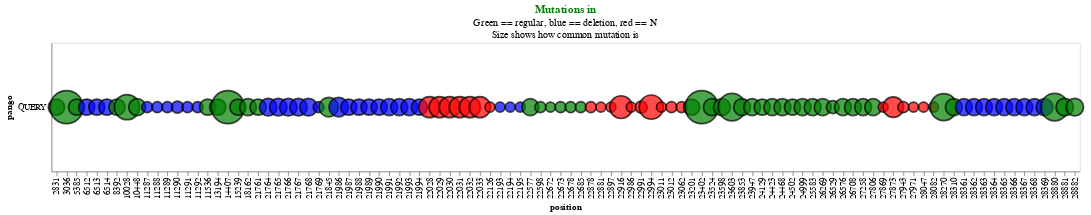

Notebook source saved alongside this figure:
### Markdown cell above
## Make the new kind of plot which reveals the frequency that a mutations occurs

### Code cell
def make_mutations_inspection_df(query_path: str, reference_path: str, mutations_csv: str) -> pd.DataFrame:
    '''Returns a dataframe with all mutations and lineages for every given position in the query mutation set'''
    mutations = make_mutations_df(mutations_csv)
    query_df = make_query_df(query_path, reference_path)
    mutations = mutations[mutations['position'].isin(query_df.position)]
    query_df = query_df[query_df['position'].isin(mutations.position)]


    mutations_list = mutations.groupby('position')[['mutation', 'pango']].aggregate(list).reset_index()
    mutations_list['mutation_list'] = [dict(zip(x, y)) for x,y in zip(mutations_list.pango, mutations_list.mutation)]
    mutations_list.drop(columns=['pango', 'mutation'], inplace=True)
    
    merged = query_df.merge(mutations_list)
    merged['pango_with_mutation'] = merged['mutation_list'].apply(len)
    merged['color'] = [1 if x.endswith('N') else 2 if x.endswith('-') else 3 for x in merged.mutation]
    
    return merged

def plot_mutations_inspection(query_path: str, reference_path: str, mutations_csv: str):
    '''Plots how common each mutation is for every mutation in the query sequence'''
    df = make_mutations_inspection_df(query_path, reference_path, mutations_csv)
    
    fig = alt.Chart(df, title={'text': ['Mutations in'], 
                                     'subtitle': ['Green == regular, blue == deletion, red == N', 'Size shows how common mutation is'], 
                                     'color': 'green'}).mark_point(stroke='black').encode(
        x=alt.X('position:N', axis=alt.Axis()),
        y='pango',
        fill=alt.Fill('color:N', legend=None, scale=alt.Scale(domain=[1, 2, 3], range=['red', 'blue', 'green'])),
        size=alt.Size('pango_with_mutation', legend=None, scale=alt.Scale(range=[100, 1500])),
        tooltip=[
            alt.Tooltip('mutation', title='Mutation'),
            alt.Tooltip('mutation_list', title='Pangos with mutation')]).properties(width=1200, height=150)
                                                                                   
    return fig

plot_mutations_inspection('output/nextclade.aligned.fasta', 'data/sars-cov-2/reference.fasta', 'mutations.csv')

### Figure 1 — Vega-Lite specification as saved in the notebook (floating-point values rounded to 4 significant figures)
{"config": {"view": {"continuousWidth": 400, "continuousHeight": 300}}, "data": {"name": "data-584886ce780a3586dbc8e8f15d2253e7"}, "mark": {"type": "point", "stroke": "black"}, "encoding": {"fill": {"field": "color", "legend": null, "scale": {"domain": [1, 2, 3], "range": ["red", "blue", "green"]}, "type": "nominal"}, "size": {"field": "pango_with_mutation", "legend": null, "scale": {"range": [100, 1500]}, "type": "quantitative"}, "tooltip": [{"field": "mutation", "title": "Mutation", "type": "nominal"}, {"field": "mutation_list", "title": "Pangos with mutation", "type": "nominal"}], "x": {"axis": {}, "field": "position", "type": "nominal"}, "y": {"field": "pango", "type": "nominal"}}, "height": 150, "title": {"text": ["Mutations in"], "subtitle": ["Green == regular, blue == deletion, red == N", "Size shows how common mutation is"], "color": "green"}, "width": 1200, "$schema": "https://vega.github.io/schema/vega-lite/v4.17.0.json", "datasets": {"data-584886ce780a3586dbc8e8f15d2253e7": [{"pango": "QUERY", "mutation": "A2831G", "position": 2831, "mutation_list": {"BA.1.1": "A2831G", "BA.1": "A2831G", "BA.1.13": "A2831G", "BA.1.15": "A2831G", "BA.1.17": "A2831G", "BA.1.18": "A2831G", "BA.1.1.1": "A2831G", "BA.1.10": "A2831G"}, "pango_with_mutation": 8, "color": 3}, {"pango": "QUERY", "mutation": "C3036T", "position": 3036, "mutation_list": {"B.1": "C3036T", "B.1.1": "C3036T", "B.1.160": "C3036T", "B.1.1.302": "C3036T", "B.1.177": "C3036T", "B.1.258": "C3036T", "B.1.177.82": "C3036T", "B.1.221": "C3036T", "B.1.177.21": "C3036T", "B.1.177.86": "C3036T", "B.1.1.7": "C3036T", "B.1.177.35": "C3036T", "B.1.258.17": "C3036T", "B.1.351": "C3036T", "B.1.36.1": "C3036T", "B.1.177.46": "C3036T", "AY.75": "C3036T", "B.1.617.2": "C3036T", "AY.122": "C3036T", "AY.4": "C3036T", "AY.43": "C3036T", "AY.9.2": "C3036T", "AY.94": "C3036T", "AY.33": "C3036T", "AY.125": "C3036T", "AY.5": "C3036T", "AY.46": "C3036T", "AY.122.2": "C3036T", "AY.126": "C3036T", "AY.46.6": "C3036T", "AY.9.2.2": "C3036T", "AY.4.5": "C3036T", "AY.121": "C3036T", "AY.127": "C3036T", "BA.2": "C3036T", "BA.1.1": "C3036T", "BA.1": "C3036T", "BA.1.13": "C3036T", "BA.1.15": "C3036T", "BA.1.17": "C3036T", "BA.1.18": "C3036T", "BA.1.1.1": "C3036T", "BA.1.10": "C3036T", "AY.111": "C3036T"}, "pango_with_mutation": 44, "color": 3}, {"pango": "QUERY", "mutation": "T5385G", "position": 5385, "mutation_list": {"BA.1.1": "T5385G", "BA.1": "T5385G", "BA.1.13": "T5385G", "BA.1.15": "T5385G", "BA.1.17": "T5385G", "BA.1.18": "T5385G", "BA.1.1.1": "T5385G", "BA.1.10": "T5385G"}, "pango_with_mutation": 8, "color": 3}, {"pango": "QUERY", "mutation": "G6512-", "position": 6512, "mutation_list": {"BA.1.1": "G6512-", "BA.1": "G6512-", "BA.1.13": "G6512-", "BA.1.15": "G6512-", "BA.1.17": "G6512-", "BA.1.18": "G6512-", "BA.1.1.1": "G6512-", "BA.1.10": "G6512-"}, "pango_with_mutation": 8, "color": 2}, {"pango": "QUERY", "mutation": "T6513-", "position": 6513, "mutation_list": {"BA.1.1": "T6513-", "BA.1": "T6513-", "BA.1.13": "T6513-", "BA.1.15": "T6513-", "BA.1.17": "T6513-", "BA.1.18": "T6513-", "BA.1.1.1": "T6513-", "BA.1.10": "T6513-"}, "pango_with_mutation": 8, "color": 2}, {"pango": "QUERY", "mutation": "T6514-", "position": 6514, "mutation_list": {"BA.1.1": "T6514-", "BA.1": "T6514-", "BA.1.13": "T6514-", "BA.1.15": "T6514-", "BA.1.17": "T6514-", "BA.1.18": "T6514-", "BA.1.1.1": "T6514-", "BA.1.10": "T6514-"}, "pango_with_mutation": 8, "color": 2}, {"pango": "QUERY", "mutation": "G8392A", "position": 8392, "mutation_list": {"BA.1.1": "G8392A", "BA.1": "G8392A", "BA.1.13": "G8392A", "BA.1.15": "G8392A", "BA.1.17": "G8392A", "BA.1.18": "G8392A", "BA.1.1.1": "G8392A", "BA.1.10": "G8392A"}, "pango_with_mutation": 8, "color": 3}, {"pango": "QUERY", "mutation": "C10028T", "position": 10028, "mutation_list": {"AY.122": "C10028T", "AY.4": "C10028T", "AY.43": "C10028T", "AY.94": "C10028T", "AY.33": "C10028T", "AY.125": "C10028T", "AY.5": "C10028T", "AY.46": "C10028T", "AY.122.2": "C10028T", "AY.126": "C10028T", "AY.46.6": "C10028T", "AY.4.5": "C10028T", "AY.121": "C10028T", "AY.127": "C10028T", "BA.2": "C10028T", "BA.1.1": "C10028T", "BA.1": "C10028T", "BA.1.13": "C10028T", "BA.1.15": "C10028T", "BA.1.17": "C10028T", "BA.1.18": "C10028T", "BA.1.1.1": "C10028T", "BA.1.10": "C10028T", "AY.111": "C10028T"}, "pango_with_mutation": 24, "color": 3}, {"pango": "QUERY", "mutation": "C10448A", "position": 10448, "mutation_list": {"BA.2": "C10448A", "BA.1.1": "C10448A", "BA.1": "C10448A", "BA.1.13": "C10448A", "BA.1.15": "C10448A", "BA.1.17": "C10448A", "BA.1.18": "C10448A", "BA.1.1.1": "C10448A", "BA.1.10": "C10448A"}, "pango_with_mutation": 9, "color": 3}, {"pango": "QUERY", "mutation": "T11287-", "position": 11287, "mutation_list": {"B.1.1.7": "T11287-", "B.1.351": "T11287-"}, "pango_with_mutation": 2, "color": 2}, {"pango": "QUERY", "mutation": "C11288-", "position": 11288, "mutation_list": {"B.1.1.7": "C11288-", "B.1.351": "C11288-"}, "pango_with_mutation": 2, "color": 2}, {"pango": "QUERY", "mutation": "T11289-", "position": 11289, "mutation_list": {"B.1.1.7": "T11289-", "B.1.351": "T11289-"}, "pango_with_mutation": 2, "color": 2}, {"pango": "QUERY", "mutation": "G11290-", "position": 11290, "mutation_list": {"B.1.1.7": "G11290-", "B.1.351": "G11290-", "BA.1.1.1": "G11290A"}, "pango_with_mutation": 3, "color": 2}, {"pango": "QUERY", "mutation": "G11291-", "position": 11291, "mutation_list": {"B.1.1.7": "G11291-", "B.1.351": "G11291-"}, "pango_with_mutation": 2, "color": 2}, {"pango": "QUERY", "mutation": "T11292-", "position": 11292, "mutation_list": {"B.1.1.7": "T11292-", "B.1.351": "T11292-"}, "pango_with_mutation": 2, "color": 2}, {"pango": "QUERY", "mutation": "A11536G", "position": 11536, "mutation_list": {"BA.1.1": "A11536G", "BA.1": "A11536G", "BA.1.13": "A11536G", "BA.1.15": "A11536G", "BA.1.17": "A11536G", "BA.1.18": "A11536G", "BA.1.1.1": "A11536G", "BA.1.10": "A11536G"}, "pango_with_mutation": 8, "color": 3}, {"pango": "QUERY", "mutation": "T13194C", "position": 13194, "mutation_list": {"BA.1.1": "T13194C", "BA.1": "T13194C", "BA.1.13": "T13194C", "BA.1.15": "T13194C", "BA.1.17": "T13194C", "BA.1.18": "T13194C", "BA.1.1.1": "T13194C", "BA.1.10": "T13194C"}, "pango_with_mutation": 8, "color": 3}, {"pango": "QUERY", "mutation": "C14407T", "position": 14407, "mutation_list": {"B.1": "C14407T", "B.1.1": "C14407T", "B.1.160": "C14407T", "B.1.1.302": "C14407T", "B.1.177": "C14407T", "B.1.258": "C14407T", "B.1.177.82": "C14407T", "B.1.221": "C14407T", "B.1.177.21": "C14407T", "B.1.177.86": "C14407T", "B.1.1.7": "C14407T", "B.1.177.35": "C14407T", "B.1.258.17": "C14407T", "B.1.351": "C14407T", "B.1.36.1": "C14407T", "B.1.177.46": "C14407T", "AY.75": "C14407T", "B.1.617.2": "C14407T", "AY.122": "C14407T", "AY.4": "C14407T", "AY.43": "C14407T", "AY.9.2": "C14407T", "AY.94": "C14407T", "AY.33": "C14407T", "AY.125": "C14407T", "AY.5": "C14407T", "AY.46": "C14407T", "AY.122.2": "C14407T", "AY.126": "C14407T", "AY.46.6": "C14407T", "AY.9.2.2": "C14407T", "AY.4.5": "C14407T", "AY.121": "C14407T", "AY.127": "C14407T", "BA.2": "C14407T", "BA.1.1": "C14407T", "BA.1": "C14407T", "BA.1.13": "C14407T", "BA.1.15": "C14407T", "BA.1.17": "C14407T", "BA.1.18": "C14407T", "BA.1.1.1": "C14407T", "BA.1.10": "C14407T", "AY.111": "C14407T"}, "pango_with_mutation": 44, "color": 3}, {"pango": "QUERY", "mutation": "C15239T", "position": 15239, "mutation_list": {"BA.1.1": "C15239T", "BA.1": "C15239T", "BA.1.13": "C15239T", "BA.1.15": "C15239T", "BA.1.17": "C15239T", "BA.1.18": "C15239T", "BA.1.1.1": "C15239T", "BA.1.10": "C15239T"}, "pango_with_mutation": 8, "color": 3}, {"pango": "QUERY", "mutation": "A18162G", "position": 18162, "mutation_list": {"BA.2": "A18162G", "BA.1.1": "A18162G", "BA.1": "A18162G", "BA.1.13": "A18162G", "BA.1.15": "A18162G", "BA.1.17": "A18162G", "BA.1.18": "A18162G", "BA.1.1.1": "A18162G", "BA.1.10": "A18162G"}, "pango_with_mutation": 9, "color": 3}, {"pango": "QUERY", "mutation": "C21761T", "position": 21761, "mutation_list": {"BA.1.1": "C21761T", "BA.1": "C21761T", "BA.1.13": "C21761T", "BA.1.15": "C21761T", "BA.1.17": "C21761T", "BA.1.18": "C21761T", "BA.1.1.1": "C21761T", "BA.1.10": "C21761T"}, "pango_with_mutation": 8, "color": 3}, {"pango": "QUERY", "mutation": "T21764-", "position": 21764, "mutation_list": {"B.1.1.7": "T21764-", "B.1.258.17": "T21764-", "BA.1.1": "T21764-", "BA.1": "T21764-", "BA.1.13": "T21764-", "BA.1.15": "T21764-", "BA.1.17": "T21764-", "BA.1.18": "T21764-", "BA.1.1.1": "T21764-", "BA.1.10": "T21764-"}, "pango_with_mutation": 10, "color": 2}, {"pango": "QUERY", "mutation": "A21765-", "position": 21765, "mutation_list": {"B.1.1.7": "A21765-", "B.1.258.17": "A21765-", "BA.1.1": "A21765-", "BA.1": "A21765-", "BA.1.13": "A21765-", "BA.1.15": "A21765-", "BA.1.17": "A21765-", "BA.1.18": "A21765-", "BA.1.1.1": "A21765-", "BA.1.10": "A21765-"}, "pango_with_mutation": 10, "color": 2}, {"pango": "QUERY", "mutation": "C21766-", "position": 21766, "mutation_list": {"B.1.1.7": "C21766-", "B.1.258.17": "C21766-", "BA.1.1": "C21766-", "BA.1": "C21766-", "BA.1.13": "C21766-", "BA.1.15": "C21766-", "BA.1.17": "C21766-", "BA.1.18": "C21766-", "BA.1.1.1": "C21766-", "BA.1.10": "C21766-"}, "pango_with_mutation": 10, "color": 2}, {"pango": "QUERY", "mutation": "A21767-", "position": 21767, "mutation_list": {"B.1.1.7": "A21767-", "B.1.258.17": "A21767-", "BA.1.1": "A21767-", "BA.1": "A21767-", "BA.1.13": "A21767-", "BA.1.15": "A21767-", "BA.1.17": "A21767-", "BA.1.18": "A21767-", "BA.1.1.1": "A21767-", "BA.1.10": "A21767-"}, "pango_with_mutation": 10, "color": 2}, {"pango": "QUERY", "mutation": "T21768-", "position": 21768, "mutation_list": {"B.1.1.7": "T21768-", "B.1.258.17": "T21768-", "BA.1.1": "T21768-", "BA.1": "T21768-", "BA.1.13": "T21768-", "BA.1.15": "T21768-", "BA.1.17": "T21768-", "BA.1.18": "T21768-", "BA.1.1.1": "T21768-", "BA.1.10": "T21768-"}, "pango_with_mutation": 10, "color": 2}, {"pango": "QUERY", "mutation": "G21769-", "position": 21769, "mutation_list": {"B.1.1.7": "G21769-", "B.1.258.17": "G21769-"}, "pango_with_mutation": 2, "color": 2}, {"pango": "QUERY", "mutation": "C21845T", "position": 21845, "mutation_list": {"AY.125": "C21845T", "AY.126": "C21845T", "AY.4.5": "C21845T", "AY.127": "C21845T", "BA.1.1": "C21845T", "BA.1": "C21845T", "BA.1.13": "C21845T", "BA.1.15": "C21845T", "BA.1.17": "C21845T", "BA.1.18": "C21845T", "BA.1.1.1": "C21845T", "BA.1.10": "C21845T", "AY.111": "C21845T"}, "pango_with_mutation": 13, "color": 3}, {"pango": "QUERY", "mutation": "G21986-", "position": 21986, "mutation_list": {"AY.75": "G21986A", "AY.122.2": "G21986A", "AY.4.5": "G21986A", "BA.2": "G21986A", "BA.1.1": "G21986-", "BA.1": "G21986-", "BA.1.13": "G21986-", "BA.1.15": "G21986-", "BA.1.17": "G21986-", "BA.1.18": "G21986-", "BA.1.1.1": "G21986-", "BA.1.10": "G21986-", "AY.111": "G21986A"}, "pango_with_mutation": 13, "color": 2}, {"pango": "QUERY", "mutation": "T21987-", "position": 21987, "mutation_list": {"BA.1.1": "T21987-", "BA.1": "T21987-", "BA.1.13": "T21987-", "BA.1.15": "T21987-", "BA.1.17": "T21987-", "BA.1.18": "T21987-", "BA.1.1.1": "T21987-", "BA.1.10": "T21987-"}, "pango_with_mutation": 8, "color": 2}, {"pango": "QUERY", "mutation": "G21988-", "position": 21988, "mutation_list": {"BA.1.1": "G21988-", "BA.1": "G21988-", "BA.1.13": "G21988-", "BA.1.15": "G21988-", "BA.1.17": "G21988-", "BA.1.18": "G21988-", "BA.1.1.1": "G21988-", "BA.1.10": "G21988-"}, "pango_with_mutation": 8, "color": 2}, {"pango": "QUERY", "mutation": "T21989-", "position": 21989, "mutation_list": {"BA.1.1": "T21989-", "BA.1": "T21989-", "BA.1.13": "T21989-", "BA.1.15": "T21989-", "BA.1.17": "T21989-", "BA.1.18": "T21989-", "BA.1.1.1": "T21989-", "BA.1.10": "T21989-"}, "pango_with_mutation": 8, "color": 2}, {"pango": "QUERY", "mutation": "T21990-", "position": 21990, "mutation_list": {"BA.1.1": "T21990-", "BA.1": "T21990-", "BA.1.13": "T21990-", "BA.1.15": "T21990-", "BA.1.17": "T21990-", "BA.1.18": "T21990-", "BA.1.1.1": "T21990-", "BA.1.10": "T21990-"}, "pango_with_mutation": 8, "color": 2}, {"pango": "QUERY", "mutation": "T21991-", "position": 21991, "mutation_list": {"B.1.1.7": "T21991-", "BA.1.1": "T21991-", "BA.1": "T21991-", "BA.1.13": "T21991-", "BA.1.15": "T21991-", "BA.1.17": "T21991-", "BA.1.18": "T21991-", "BA.1.1.1": "T21991-", "BA.1.10": "T21991-"}, "pango_with_mutation": 9, "color": 2}, {"pango": "QUERY", "mutation": "A21992-", "position": 21992, "mutation_list": {"B.1.1.7": "A21992-", "BA.1.1": "A21992-", "BA.1": "A21992-", "BA.1.13": "A21992-", "BA.1.15": "A21992-", "BA.1.17": "A21992-", "BA.1.18": "A21992-", "BA.1.1.1": "A21992-", "BA.1.10": "A21992-"}, "pango_with_mutation": 9, "color": 2}, {"pango": "QUERY", "mutation": "T21993-", "position": 21993, "mutation_list": {"B.1.1.7": "T21993-", "BA.1.1": "T21993-", "BA.1": "T21993-", "BA.1.13": "T21993-", "BA.1.15": "T21993-", "BA.1.17": "T21993-", "BA.1.18": "T21993-", "BA.1.1.1": "T21993-", "BA.1.10": "T21993-"}, "pango_with_mutation": 9, "color": 2}, {"pango": "QUERY", "mutation": "T21994-", "position": 21994, "mutation_list": {"BA.1.1": "T21994-", "BA.1": "T21994-", "BA.1.13": "T21994-", "BA.1.15": "T21994-", "BA.1.17": "T21994-", "BA.1.18": "T21994-", "BA.1.1.1": "T21994-", "BA.1.10": "T21994-"}, "pango_with_mutation": 8, "color": 2}, {"pango": "QUERY", "mutation": "A22028N", "position": 22028, "mutation_list": {"AY.75": "A22028-", "B.1.617.2": "A22028-", "AY.122": "A22028-", "AY.4": "A22028-", "AY.43": "A22028-", "AY.9.2": "A22028-", "AY.94": "A22028-", "AY.33": "A22028-", "AY.125": "A22028-", "AY.46": "A22028-", "AY.122.2": "A22028-", "AY.126": "A22028-", "AY.4.5": "A22028-", "AY.121": "A22028-", "AY.127": "A22028-", "AY.111": "A22028-"}, "pango_with_mutation": 16, "color": 1}, {"pango": "QUERY", "mutation": "G22029N", "position": 22029, "mutation_list": {"AY.75": "G22029-", "B.1.617.2": "G22029-", "AY.122": "G22029-", "AY.4": "G22029-", "AY.43": "G22029-", "AY.9.2": "G22029-", "AY.94": "G22029-", "AY.33": "G22029-", "AY.125": "G22029-", "AY.46": "G22029-", "AY.122.2": "G22029-", "AY.126": "G22029-", "AY.4.5": "G22029-", "AY.121": "G22029-", "AY.127": "G22029-", "AY.111": "G22029-"}, "pango_with_mutation": 16, "color": 1}, {"pango": "QUERY", "mutation": "T22030N", "position": 22030, "mutation_list": {"AY.75": "T22030-", "B.1.617.2": "T22030-", "AY.122": "T22030-", "AY.4": "T22030-", "AY.43": "T22030-", "AY.9.2": "T22030-", "AY.94": "T22030-", "AY.33": "T22030-", "AY.125": "T22030-", "AY.46": "T22030-", "AY.122.2": "T22030-", "AY.126": "T22030-", "AY.4.5": "T22030-", "AY.121": "T22030-", "AY.127": "T22030-", "AY.111": "T22030-"}, "pango_with_mutation": 16, "color": 1}, {"pango": "QUERY", "mutation": "T22031N", "position": 22031, "mutation_list": {"AY.75": "T22031-", "B.1.617.2": "T22031-", "AY.122": "T22031-", "AY.4": "T22031-", "AY.43": "T22031-", "AY.9.2": "T22031-", "AY.94": "T22031-", "AY.33": "T22031-", "AY.125": "T22031-", "AY.46": "T22031-", "AY.122.2": "T22031-", "AY.126": "T22031-", "AY.4.5": "T22031-", "AY.121": "T22031-", "AY.127": "T22031-", "AY.111": "T22031-"}, "pango_with_mutation": 16, "color": 1}, {"pango": "QUERY", "mutation": "C22032N", "position": 22032, "mutation_list": {"AY.75": "C22032-", "B.1.617.2": "C22032-", "AY.122": "C22032-", "AY.4": "C22032-", "AY.43": "C22032-", "AY.9.2": "C22032-", "AY.94": "C22032-", "AY.33": "C22032-", "AY.125": "C22032-", "AY.46": "C22032-", "AY.122.2": "C22032-", "AY.126": "C22032-", "AY.4.5": "C22032-", "AY.121": "C22032-", "AY.127": "C22032-", "AY.111": "C22032-"}, "pango_with_mutation": 16, "color": 1}, {"pango": "QUERY", "mutation": "A22033N", "position": 22033, "mutation_list": {"AY.75": "A22033-", "B.1.617.2": "A22033-", "AY.122": "A22033-", "AY.4": "A22033-", "AY.43": "A22033-", "AY.9.2": "A22033-", "AY.94": "A22033-", "AY.33": "A22033-", "AY.125": "A22033-", "AY.46": "A22033-", "AY.122.2": "A22033-", "AY.126": "A22033-", "AY.4.5": "A22033-", "AY.121": "A22033-", "AY.127": "A22033-", "AY.111": "A22033-"}, "pango_with_mutation": 16, "color": 1}, {"pango": "QUERY", "mutation": "C22126N", "position": 22126, "mutation_list": {"B.1.258.17": "C22126T"}, "pango_with_mutation": 1, "color": 1}, {"pango": "QUERY", "mutation": "A22193-", "position": 22193, "mutation_list": {"BA.1.1.1": "A22193-"}, "pango_with_mutation": 1, "color": 2}, {"pango": "QUERY", "mutation": "T22194-", "position": 22194, "mutation_list": {"BA.1.1.1": "T22194-"}, "pango_with_mutation": 1, "color": 2}, {"pango": "QUERY", "mutation": "T22195-", "position": 22195, "mutation_list": {"BA.1.1.1": "T22195-"}, "pango_with_mutation": 1, "color": 2}, {"pango": "QUERY", "mutation": "G22577A", "position": 22577, "mutation_list": {"BA.2": "G22577A", "BA.1.1": "G22577A", "BA.1": "G22577A", "BA.1.13": "G22577A", "BA.1.15": "G22577A", "BA.1.17": "G22577A", "BA.1.18": "G22577A", "BA.1.1.1": "G22577A", "BA.1.10": "G22577A"}, "pango_with_mutation": 9, "color": 3}, {"pango": "QUERY", "mutation": "G22598A", "position": 22598, "mutation_list": {"BA.1.1": "G22598A", "BA.1.1.1": "G22598A"}, "pango_with_mutation": 2, "color": 3}, {"pango": "QUERY", "mutation": "T22672C", "position": 22672, "mutation_list": {"BA.1.1.1": "T22672C"}, "pango_with_mutation": 1, "color": 3}, {"pango": "QUERY", "mutation": "C22673T", "position": 22673, "mutation_list": {"BA.2": "C22673T", "BA.1.1.1": "C22673T"}, "pango_with_mutation": 2, "color": 3}, {"pango": "QUERY", "mutation": "T22678C", "position": 22678, "mutation_list": {"BA.2": "T22678C", "BA.1.1.1": "T22678C"}, "pango_with_mutation": 2, "color": 3}, {"pango": "QUERY", "mutation": "C22685T", "position": 22685, "mutation_list": {"BA.2": "C22685T", "BA.1.1.1": "C22685T"}, "pango_with_mutation": 2, "color": 3}, {"pango": "QUERY", "mutation": "C22878N", "position": 22878, "mutation_list": {"B.1.258": "C22878A", "B.1.258.17": "C22878A"}, "pango_with_mutation": 2, "color": 1}, {"pango": "QUERY", "mutation": "T22881N", "position": 22881, "mutation_list": {"BA.1.1.1": "T22881G"}, "pango_with_mutation": 1, "color": 1}, {"pango": "QUERY", "mutation": "G22897N", "position": 22897, "mutation_list": {"BA.1.1.1": "G22897A"}, "pango_with_mutation": 1, "color": 1}, {"pango": "QUERY", "mutation": "T22916N", "position": 22916, "mutation_list": {"AY.75": "T22916G", "B.1.617.2": "T22916G", "AY.122": "T22916G", "AY.4": "T22916G", "AY.43": "T22916G", "AY.9.2": "T22916G", "AY.94": "T22916G", "AY.33": "T22916G", "AY.125": "T22916G", "AY.5": "T22916G", "AY.46": "T22916G", "AY.122.2": "T22916G", "AY.126": "T22916G", "AY.46.6": "T22916G", "AY.9.2.2": "T22916G", "AY.4.5": "T22916G", "AY.121": "T22916G", "AY.127": "T22916G", "AY.111": "T22916G"}, "pango_with_mutation": 19, "color": 1}, {"pango": "QUERY", "mutation": "C22986N", "position": 22986, "mutation_list": {"AY.94": "C22986T"}, "pango_with_mutation": 1, "color": 1}, {"pango": "QUERY", "mutation": "G22991N", "position": 22991, "mutation_list": {"B.1.160": "G22991A", "BA.2": "G22991A", "BA.1.1.1": "G22991A"}, "pango_with_mutation": 3, "color": 1}, {"pango": "QUERY", "mutation": "C22994N", "position": 22994, "mutation_list": {"B.1.36.1": "C22994A", "AY.75": "C22994A", "B.1.617.2": "C22994A", "AY.122": "C22994A", "AY.4": "C22994A", "AY.43": "C22994A", "AY.9.2": "C22994A", "AY.94": "C22994A", "AY.33": "C22994A", "AY.125": "C22994A", "AY.5": "C22994A", "AY.46": "C22994A", "AY.122.2": "C22994A", "AY.126": "C22994A", "AY.46.6": "C22994A", "AY.9.2.2": "C22994A", "AY.4.5": "C22994A", "AY.121": "C22994A", "AY.127": "C22994A", "BA.2": "C22994A", "BA.1.1.1": "C22994A", "AY.111": "C22994A"}, "pango_with_mutation": 22, "color": 1}, {"pango": "QUERY", "mutation": "G23011N", "position": 23011, "mutation_list": {"B.1.351": "G23011A"}, "pango_with_mutation": 1, "color": 1}, {"pango": "QUERY", "mutation": "A23012N", "position": 23012, "mutation_list": {"BA.2": "A23012C", "BA.1.1.1": "A23012C"}, "pango_with_mutation": 2, "color": 1}, {"pango": "QUERY", "mutation": "A23062N", "position": 23062, "mutation_list": {"B.1.1.7": "A23062T", "B.1.351": "A23062T"}, "pango_with_mutation": 2, "color": 1}, {"pango": "QUERY", "mutation": "C23201A", "position": 23201, "mutation_list": {"BA.1.1": "C23201A", "BA.1": "C23201A", "BA.1.13": "C23201A", "BA.1.15": "C23201A", "BA.1.17": "C23201A", "BA.1.18": "C23201A", "BA.1.1.1": "C23201A", "BA.1.10": "C23201A"}, "pango_with_mutation": 8, "color": 3}, {"pango": "QUERY", "mutation": "A23402G", "position": 23402, "mutation_list": {"B.1": "A23402G", "B.1.1": "A23402G", "B.1.160": "A23402G", "B.1.1.302": "A23402G", "B.1.177": "A23402G", "B.1.258": "A23402G", "B.1.177.82": "A23402G", "B.1.221": "A23402G", "B.1.177.21": "A23402G", "B.1.177.86": "A23402G", "B.1.1.7": "A23402G", "B.1.177.35": "A23402G", "B.1.258.17": "A23402G", "B.1.351": "A23402G", "B.1.36.1": "A23402G", "B.1.177.46": "A23402G", "AY.75": "A23402G", "B.1.617.2": "A23402G", "AY.122": "A23402G", "AY.4": "A23402G", "AY.43": "A23402G", "AY.9.2": "A23402G", "AY.94": "A23402G", "AY.33": "A23402G", "AY.125": "A23402G", "AY.5": "A23402G", "AY.46": "A23402G", "AY.122.2": "A23402G", "AY.126": "A23402G", "AY.46.6": "A23402G", "AY.9.2.2": "A23402G", "AY.4.5": "A23402G", "AY.121": "A23402G", "AY.127": "A23402G", "BA.2": "A23402G", "BA.1.1": "A23402G", "BA.1": "A23402G", "BA.1.13": "A23402G", "BA.1.15": "A23402G", "BA.1.17": "A23402G", "BA.1.18": "A23402G", "BA.1.1.1": "A23402G", "BA.1.10": "A23402G", "AY.111": "A23402G"}, "pango_with_mutation": 44, "color": 3}, {"pango": "QUERY", "mutation": "C23524T", "position": 23524, "mutation_list": {"BA.2": "C23524T", "BA.1.1": "C23524T", "BA.1": "C23524T", "BA.1.13": "C23524T", "BA.1.15": "C23524T", "BA.1.17": "C23524T", "BA.1.18": "C23524T", "BA.1.1.1": "C23524T", "BA.1.10": "C23524T"}, "pango_with_mutation": 9, "color": 3}, {"pango": "QUERY", "mutation": "T23598G", "position": 23598, "mutation_list": {"BA.2": "T23598G", "BA.1.1": "T23598G", "BA.1": "T23598G", "BA.1.13": "T23598G", "BA.1.15": "T23598G", "BA.1.17": "T23598G", "BA.1.18": "T23598G", "BA.1.1.1": "T23598G", "BA.1.10": "T23598G"}, "pango_with_mutation": 9, "color": 3}, {"pango": "QUERY", "mutation": "C23603A", "position": 23603, "mutation_list": {"B.1.1.7": "C23603A", "AY.75": "C23603G", "B.1.617.2": "C23603G", "AY.122": "C23603G", "AY.4": "C23603G", "AY.43": "C23603G", "AY.9.2": "C23603G", "AY.94": "C23603G", "AY.33": "C23603G", "AY.125": "C23603G", "AY.5": "C23603G", "AY.46": "C23603G", "AY.122.2": "C23603G", "AY.126": "C23603G", "AY.46.6": "C23603G", "AY.9.2.2": "C23603G", "AY.4.5": "C23603G", "AY.121": "C23603G", "AY.127": "C23603G", "BA.2": "C23603A", "BA.1.1": "C23603A", "BA.1": "C23603A", "BA.1.13": "C23603A", "BA.1.15": "C23603A", "BA.1.17": "C23603A", "BA.1.18": "C23603A", "BA.1.1.1": "C23603A", "BA.1.10": "C23603A", "AY.111": "C23603G"}, "pango_with_mutation": 29, "color": 3}, {"pango": "QUERY", "mutation": "C23853A", "position": 23853, "mutation_list": {"BA.2": "C23853A", "BA.1.1": "C23853A", "BA.1": "C23853A", "BA.1.13": "C23853A", "BA.1.15": "C23853A", "BA.1.17": "C23853A", "BA.1.18": "C23853A", "BA.1.1.1": "C23853A", "BA.1.10": "C23853A"}, "pango_with_mutation": 9, "color": 3}, {"pango": "QUERY", "mutation": "G23947T", "position": 23947, "mutation_list": {"BA.2": "G23947T", "BA.1.1": "G23947T", "BA.1": "G23947T", "BA.1.13": "G23947T", "BA.1.15": "G23947T", "BA.1.17": "G23947T", "BA.1.18": "G23947T", "BA.1.1.1": "G23947T", "BA.1.10": "G23947T"}, "pango_with_mutation": 9, "color": 3}, {"pango": "QUERY", "mutation": "C24129A", "position": 24129, "mutation_list": {"BA.1.1": "C24129A", "BA.1": "C24129A", "BA.1.13": "C24129A", "BA.1.15": "C24129A", "BA.1.17": "C24129A", "BA.1.18": "C24129A", "BA.1.1.1": "C24129A", "BA.1.10": "C24129A"}, "pango_with_mutation": 8, "color": 3}, {"pango": "QUERY", "mutation": "A24423T", "position": 24423, "mutation_list": {"BA.2": "A24423T", "BA.1.1": "A24423T", "BA.1": "A24423T", "BA.1.13": "A24423T", "BA.1.15": "A24423T", "BA.1.17": "A24423T", "BA.1.18": "A24423T", "BA.1.1.1": "A24423T", "BA.1.10": "A24423T"}, "pango_with_mutation": 9, "color": 3}, {"pango": "QUERY", "mutation": "T24468A", "position": 24468, "mutation_list": {"BA.2": "T24468A", "BA.1.1": "T24468A", "BA.1": "T24468A", "BA.1.13": "T24468A", "BA.1.15": "T24468A", "BA.1.17": "T24468A", "BA.1.18": "T24468A", "BA.1.1.1": "T24468A", "BA.1.10": "T24468A"}, "pango_with_mutation": 9, "color": 3}, {"pango": "QUERY", "mutation": "C24502T", "position": 24502, "mutation_list": {"BA.1.1": "C24502T", "BA.1": "C24502T", "BA.1.13": "C24502T", "BA.1.15": "C24502T", "BA.1.17": "C24502T", "BA.1.18": "C24502T", "BA.1.1.1": "C24502T", "BA.1.10": "C24502T"}, "pango_with_mutation": 8, "color": 3}, {"pango": "QUERY", "mutation": "C24999T", "position": 24999, "mutation_list": {"BA.2": "C24999T", "BA.1.1": "C24999T", "BA.1": "C24999T", "BA.1.13": "C24999T", "BA.1.15": "C24999T", "BA.1.17": "C24999T", "BA.1.18": "C24999T", "BA.1.1.1": "C24999T", "BA.1.10": "C24999T"}, "pango_with_mutation": 9, "color": 3}, {"pango": "QUERY", "mutation": "C25583T", "position": 25583, "mutation_list": {"BA.2": "C25583T", "BA.1.1": "C25583T", "BA.1": "C25583T", "BA.1.13": "C25583T", "BA.1.15": "C25583T", "BA.1.17": "C25583T", "BA.1.18": "C25583T", "BA.1.1.1": "C25583T", "BA.1.10": "C25583T"}, "pango_with_mutation": 9, "color": 3}, {"pango": "QUERY", "mutation": "C26269T", "position": 26269, "mutation_list": {"BA.2": "C26269T", "BA.1.1": "C26269T", "BA.1": "C26269T", "BA.1.13": "C26269T", "BA.1.15": "C26269T", "BA.1.17": "C26269T", "BA.1.18": "C26269T", "BA.1.1.1": "C26269T", "BA.1.10": "C26269T"}, "pango_with_mutation": 9, "color": 3}, {"pango": "QUERY", "mutation": "A26529G", "position": 26529, "mutation_list": {"BA.1.1": "A26529G", "BA.1.15": "A26529G", "BA.1.17": "A26529G", "BA.1.1.1": "A26529G"}, "pango_with_mutation": 4, "color": 3}, {"pango": "QUERY", "mutation": "C26576G", "position": 26576, "mutation_list": {"BA.2": "C26576G", "BA.1.1": "C26576G", "BA.1": "C26576G", "BA.1.13": "C26576G", "BA.1.15": "C26576G", "BA.1.17": "C26576G", "BA.1.18": "C26576G", "BA.1.1.1": "C26576G", "BA.1.10": "C26576G"}, "pango_with_mutation": 9, "color": 3}, {"pango": "QUERY", "mutation": "G26708A", "position": 26708, "mutation_list": {"BA.2": "G26708A", "BA.1.1": "G26708A", "BA.1": "G26708A", "BA.1.13": "G26708A", "BA.1.15": "G26708A", "BA.1.17": "G26708A", "BA.1.18": "G26708A", "BA.1.1.1": "G26708A", "BA.1.10": "G26708A"}, "pango_with_mutation": 9, "color": 3}, {"pango": "QUERY", "mutation": "A27258C", "position": 27258, "mutation_list": {"BA.2": "A27258C", "BA.1.1": "A27258C", "BA.1": "A27258C", "BA.1.13": "A27258C", "BA.1.15": "A27258C", "BA.1.17": "A27258C", "BA.1.18": "A27258C", "BA.1.1.1": "A27258C", "BA.1.10": "A27258C"}, "pango_with_mutation": 9, "color": 3}, {"pango": "QUERY", "mutation": "C27806T", "position": 27806, "mutation_list": {"BA.2": "C27806T", "BA.1.1": "C27806T", "BA.1": "C27806T", "BA.1.13": "C27806T", "BA.1.15": "C27806T", "BA.1.17": "C27806T", "BA.1.18": "C27806T", "BA.1.1.1": "C27806T", "BA.1.10": "C27806T"}, "pango_with_mutation": 9, "color": 3}, {"pango": "QUERY", "mutation": "G27869N", "position": 27869, "mutation_list": {"B.1.177.86": "G27869T"}, "pango_with_mutation": 1, "color": 1}, {"pango": "QUERY", "mutation": "C27873N", "position": 27873, "mutation_list": {"AY.122": "C27873T", "AY.4": "C27873T", "AY.43": "C27873T", "AY.94": "C27873T", "AY.33": "C27873T", "AY.125": "C27873T", "AY.5": "C27873T", "AY.46": "C27873T", "AY.122.2": "C27873T", "AY.126": "C27873T", "AY.46.6": "C27873T", "AY.4.5": "C27873T", "AY.121": "C27873T", "AY.127": "C27873T", "AY.111": "C27873T"}, "pango_with_mutation": 15, "color": 1}, {"pango": "QUERY", "mutation": "C27943N", "position": 27943, "mutation_list": {"B.1.177.21": "C27943T", "B.1.177.86": "C27943T"}, "pango_with_mutation": 2, "color": 1}, {"pango": "QUERY", "mutation": "C27971N", "position": 27971, "mutation_list": {"B.1.1.7": "C27971T"}, "pango_with_mutation": 1, "color": 1}, {"pango": "QUERY", "mutation": "G28047N", "position": 28047, "mutation_list": {"B.1.1.7": "G28047T"}, "pango_with_mutation": 1, "color": 1}, {"pango": "QUERY", "mutation": "G28082N", "position": 28082, "mutation_list": {"B.1.258.17": "G28082T"}, "pango_with_mutation": 1, "color": 1}, {"pango": "QUERY", "mutation": "A28270T", "position": 28270, "mutation_list": {"B.1.1.7": "A28270-", "AY.75": "A28270-", "B.1.617.2": "A28270-", "AY.122": "A28270-", "AY.4": "A28270-", "AY.43": "A28270-", "AY.9.2": "A28270-", "AY.94": "A28270-", "AY.33": "A28270-", "AY.125": "A28270-", "AY.5": "A28270-", "AY.46": "A28270-", "AY.122.2": "A28270-", "AY.126": "A28270-", "AY.46.6": "A28270-", "AY.9.2.2": "A28270-", "AY.121": "A28270-", "AY.127": "A28270-", "BA.2": "A28270T", "BA.1.1": "A28270T", "BA.1": "A28270T", "BA.1.13": "A28270T", "BA.1.15": "A28270T", "BA.1.17": "A28270T", "BA.1.18": "A28270T", "BA.1.1.1": "A28270T", "BA.1.10": "A28270T", "AY.111": "A28270-"}, "pango_with_mutation": 28, "color": 3}, {"pango": "QUERY", "mutation": "C28310T", "position": 28310, "mutation_list": {"BA.2": "C28310T", "BA.1.1": "C28310T", "BA.1": "C28310T", "BA.1.13": "C28310T", "BA.1.15": "C28310T", "BA.1.17": "C28310T", "BA.1.18": "C28310T", "BA.1.1.1": "C28310T", "BA.1.10": "C28310T"}, "pango_with_mutation": 9, "color": 3}, {"pango": "QUERY", "mutation": "G28361-", "position": 28361, "mutation_list": {"BA.2": "G28361-", "BA.1.1": "G28361-", "BA.1": "G28361-", "BA.1.13": "G28361-", "BA.1.15": "G28361-", "BA.1.17": "G28361-", "BA.1.18": "G28361-", "BA.1.1.1": "G28361-", "BA.1.10": "G28361-"}, "pango_with_mutation": 9, "color": 2}, {"pango": "QUERY", "mutation": "A28362-", "position": 28362, "mutation_list": {"BA.2": "A28362-", "BA.1.1": "A28362-", "BA.1": "A28362-", "BA.1.13": "A28362-", "BA.1.15": "A28362-", "BA.1.17": "A28362-", "BA.1.18": "A28362-", "BA.1.1.1": "A28362-", "BA.1.10": "A28362-"}, "pango_with_mutation": 9, "color": 2}, {"pango": "QUERY", "mutation": "G28363-", "position": 28363, "mutation_list": {"BA.2": "G28363-", "BA.1.1": "G28363-", "BA.1": "G28363-", "BA.1.13": "G28363-", "BA.1.15": "G28363-", "BA.1.17": "G28363-", "BA.1.18": "G28363-", "BA.1.1.1": "G28363-", "BA.1.10": "G28363-"}, "pango_with_mutation": 9, "color": 2}, {"pango": "QUERY", "mutation": "A28364-", "position": 28364, "mutation_list": {"BA.2": "A28364-", "BA.1.1": "A28364-", "BA.1": "A28364-", "BA.1.13": "A28364-", "BA.1.15": "A28364-", "BA.1.17": "A28364-", "BA.1.18": "A28364-", "BA.1.1.1": "A28364-", "BA.1.10": "A28364-"}, "pango_with_mutation": 9, "color": 2}, {"pango": "QUERY", "mutation": "A28365-", "position": 28365, "mutation_list": {"BA.2": "A28365-", "BA.1.1": "A28365-", "BA.1": "A28365-", "BA.1.13": "A28365-", "BA.1.15": "A28365-", "BA.1.17": "A28365-", "BA.1.18": "A28365-", "BA.1.1.1": "A28365-", "BA.1.10": "A28365-"}, "pango_with_mutation": 9, "color": 2}, {"pango": "QUERY", "mutation": "C28366-", "position": 28366, "mutation_list": {"BA.2": "C28366-", "BA.1.1": "C28366-", "BA.1": "C28366-", "BA.1.13": "C28366-", "BA.1.15": "C28366-", "BA.1.17": "C28366-", "BA.1.18": "C28366-", "BA.1.1.1": "C28366-", "BA.1.10": "C28366-"}, "pango_with_mutation": 9, "color": 2}, {"pango": "QUERY", "mutation": "G28367-", "position": 28367, "mutation_list": {"BA.2": "G28367-", "BA.1.1": "G28367-", "BA.1": "G28367-", "BA.1.13": "G28367-", "BA.1.15": "G28367-", "BA.1.17": "G28367-", "BA.1.18": "G28367-", "BA.1.1.1": "G28367-", "BA.1.10": "G28367-"}, "pango_with_mutation": 9, "color": 2}, {"pango": "QUERY", "mutation": "C28368-", "position": 28368, "mutation_list": {"BA.2": "C28368-", "BA.1.1": "C28368-", "BA.1": "C28368-", "BA.1.13": "C28368-", "BA.1.15": "C28368-", "BA.1.17": "C28368-", "BA.1.18": "C28368-", "BA.1.1.1": "C28368-", "BA.1.10": "C28368-"}, "pango_with_mutation": 9, "color": 2}, {"pango": "QUERY", "mutation": "A28369-", "position": 28369, "mutation_list": {"BA.2": "A28369-", "BA.1.1": "A28369-", "BA.1": "A28369-", "BA.1.13": "A28369-", "BA.1.15": "A28369-", "BA.1.17": "A28369-", "BA.1.18": "A28369-", "BA.1.1.1": "A28369-", "BA.1.10": "A28369-"}, "pango_with_mutation": 9, "color": 2}, {"pango": "QUERY", "mutation": "G28880A", "position": 28880, "mutation_list": {"B.1.1": "G28880A", "B.1.1.302": "G28880A", "B.1.1.7": "G28880A", "AY.75": "G28880T", "B.1.617.2": "G28880T", "AY.122": "G28880T", "AY.4": "G28880T", "AY.43": "G28880T", "AY.9.2": "G28880T", "AY.94": "G28880T", "AY.33": "G28880T", "AY.125": "G28880T", "AY.5": "G28880T", "AY.46": "G28880T", "AY.122.2": "G28880T", "AY.126": "G28880T", "AY.46.6": "G28880T", "AY.9.2.2": "G28880T", "AY.4.5": "G28880T", "AY.121": "G28880T", "AY.127": "G28880T", "BA.2": "G28880A", "BA.1": "G28880A", "BA.1.15": "G28880A", "BA.1.17": "G28880A", "BA.1.18": "G28880A", "BA.1.1.1": "G28880A", "BA.1.10": "G28880A", "AY.111": "G28880T"}, "pango_with_mutation": 29, "color": 3}, {"pango": "QUERY", "mutation": "G28881A", "position": 28881, "mutation_list": {"B.1.1": "G28881A", "B.1.1.302": "G28881A", "B.1.1.7": "G28881A", "BA.2": "G28881A", "BA.1": "G28881A", "BA.1.15": "G28881A", "BA.1.17": "G28881A", "BA.1.18": "G28881A", "BA.1.1.1": "G28881A", "BA.1.10": "G28881A"}, "pango_with_mutation": 10, "color": 3}, {"pango": "QUERY", "mutation": "G28882C", "position": 28882, "mutation_list": {"B.1.1": "G28882C", "B.1.1.302": "G28882C", "B.1.1.7": "G28882C", "BA.2": "G28882C", "BA.1": "G28882C", "BA.1.15": "G28882C", "BA.1.17": "G28882C", "BA.1.18": "G28882C", "BA.1.1.1": "G28882C", "BA.1.10": "G28882C"}, "pango_with_mutation": 10, "color": 3}]}}
